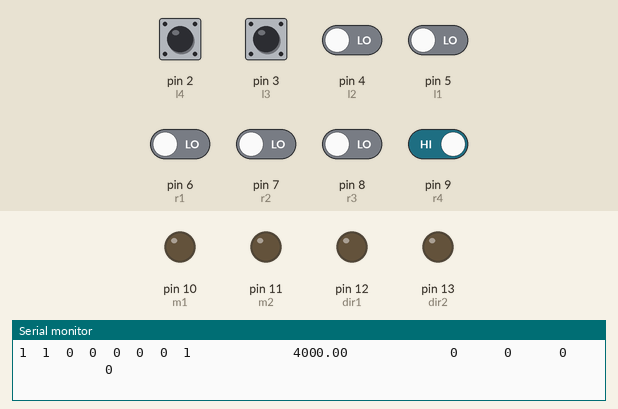
Simulated run of this sketch. Board: Arduino Uno, built with avr-gcc and run on an emulated ATmega328P. On the bench: output pins drawn as LEDs (lit = HIGH), the last lines printed to the serial monitor. The inputs (shaded band) are chosen by the test bench; at power-on: pin 2 (l4), pin 3 (l3), pin 9 (r4) HIGH, pin 4 (l2), pin 5 (l1), pin 6 (r1), pin 7 (r2), pin 8 (r3) LOW.

Above: at 1.2 s.
1.3 s: pin 8 (r3) driven HIGH
At 2.1 s:
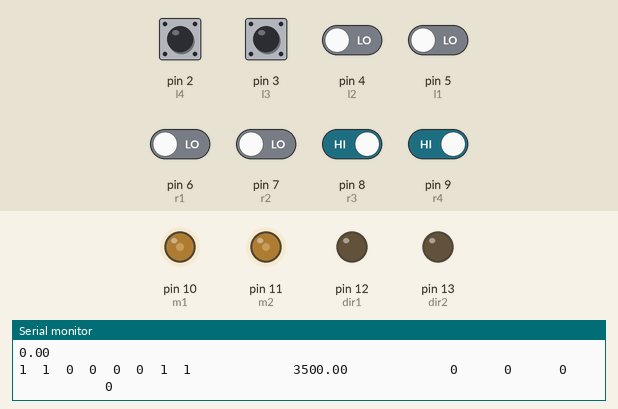
2.8 s: pin 4 (l2) driven HIGH
At 2.95 s:
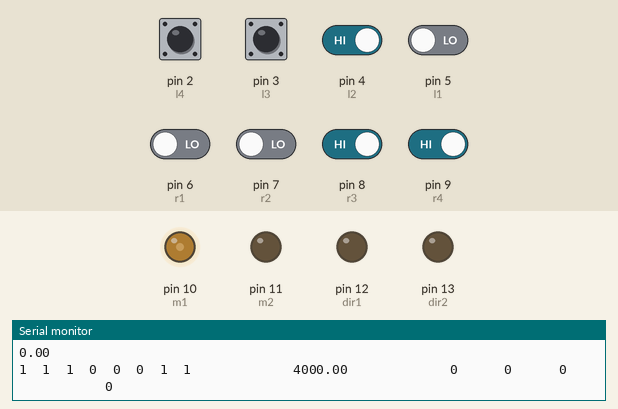
4.4 s: pin 7 (r2) driven HIGH
At 4.9 s:
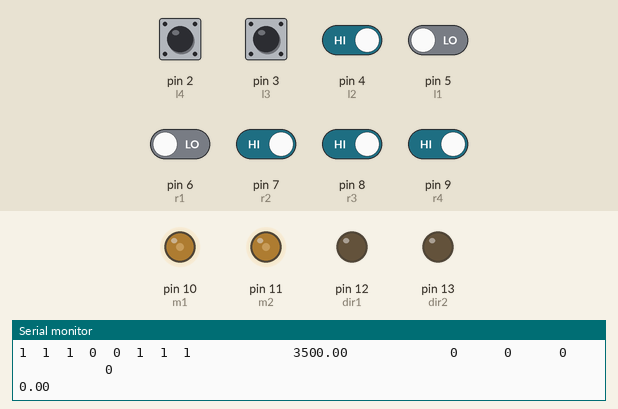
6.0 s: pin 6 (r1) driven HIGH
At 7.3 s:
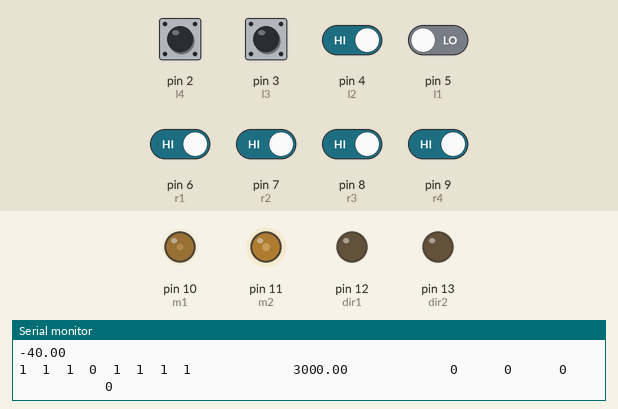
7.6 s: pin 9 (r4) driven LOW
At 10.1 s:
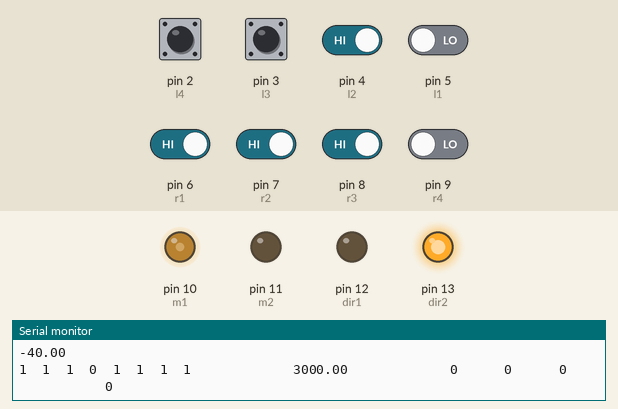
Timing chart, 0 to 11.1 s (numbered marks = the images above; inputs shaded):
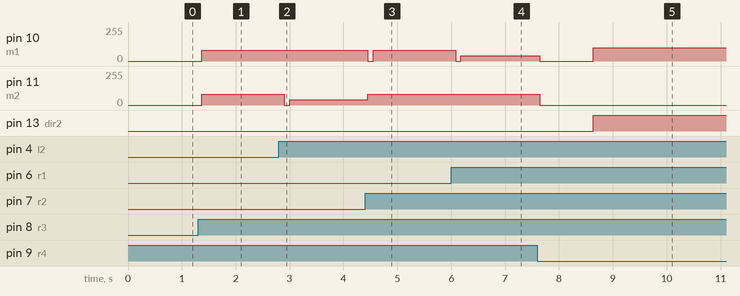

Measured:
- after the input at 1.3 s, pin 10 (m1), pin 11 (m2): 0/255 → 80/255 after 0.07 s
- after the input at 2.8 s, pin 11 (m2): 80/255 → 0/255 after 0.10 s, → 40/255 0.10 s later
- after the input at 4.4 s, pin 10 (m1): 80/255 → 0/255 after 0.05 s, → 80/255 0.10 s later; pin 11 (m2): 40/255 → 80/255 after 0.05 s
- after the input at 6.0 s, pin 10 (m1): 80/255 → 0/255 after 0.08 s, → 40/255 0.10 s later
- after the input at 7.6 s, pin 10 (m1): 40/255 → 0/255 at once, → 100/255 1.0 s later; pin 11 (m2): 80/255 → 0/255 at once; pin 13 (dir2): LOW → HIGH after 1.0 s

The sketch:

line_follower_advance_with_pid.ino
```cpp
int left_1 = 0;
int left_2 = 0;
int left_3 = 0;
int left_4 = 0;
int right_1 = 0 ;
int right_2 = 0 ;
int right_3 = 0 ;
int right_4 = 0 ;

int left_junc = 0;
int right_junc = 0;
int bidir_junc = 0;
int nothing = 0;

float average = 0;
int sum = 0;
int ir_count = 0;
int flag, i;
float diff = 0;
int check=0;


#define WHITE 0
#define BLACK 1

#define l4 2
#define l3 3
#define l2 4
#define l1 5
#define r1 6
#define r2 7
#define r3 8
#define r4 9

#define dir1 12
#define dir2 13
#define m1 10
#define m2 11
float set_point = 3500;
float proportional = 0;
float derivative = 0;
float last_proportional = 0;
float integral = 0;
float Kp = 0.08;
//float Ki = 0.03;
float Kd = 1.6;
float pos=0;
void setup() {
  for (i = 2; i <= 9; i++)
    pinMode(i, INPUT);

  pinMode(dir1, OUTPUT);
  pinMode(m1, OUTPUT);
  pinMode(dir2, OUTPUT);
  pinMode(m2, OUTPUT);
  Serial.begin(9600);
}

void read_sensor()
{ left_1     = digitalRead(l1);
  left_2     = digitalRead(l2);
  left_3     = digitalRead(l3);
  left_4     = digitalRead(l4);
  right_1    = digitalRead(r1);
  right_2    = digitalRead(r2);
  right_3    = digitalRead(r3);
  right_4    = digitalRead(r4);
}
void print_all_ir()
{
  Serial.print(left_4);
  Serial.print("  ");
  Serial.print(left_3);
  Serial.print("  ");
  Serial.print(left_2);
  Serial.print("  ");
  Serial.print(left_1);
  Serial.print("  ");
  Serial.print(right_1);
  Serial.print("  ");
  Serial.print(right_2);
  Serial.print("  ");
  Serial.print(right_3);
  Serial.print("  ");
  Serial.print(right_4);
  Serial.print("             ");
  Serial.print(diff);
  Serial.print("             ");
  Serial.print(left_junc);
  Serial.print("      ");
  Serial.print(right_junc);
  Serial.print("      ");
  Serial.print(bidir_junc);
  Serial.print("             ");
  Serial.println(nothing);
}

float find_diff()
{ sum = 0; ir_count = 0;
  for (i = 1; i <= 8; i++)
  { flag = 0;
    if (digitalRead(i + 1) == WHITE )
    { ir_count++;
      flag = 1;
    }
    if(i>=2 && i <=7)
      sum = sum + 1000 * (i-1) * flag;
  }
  average = sum / ir_count;
  return ((float)average) ;
}

void no_reading()
{ nothing++;
  Serial.println("Nothing me hai");
  while ( (digitalRead(l3) != WHITE && digitalRead(r3) != WHITE) && (( digitalRead(l2) != WHITE && digitalRead(r2) != WHITE ) && (digitalRead(l1) != WHITE && digitalRead(r1) != WHITE)))
    forward();
}

void straight()
{ //Serial.println("ELSE me hi ja raha hai");
  digitalWrite(dir1, LOW);
  digitalWrite(dir2, LOW);
  /*
  positio = find_diff();
  Serial.println("position = ");
  Serial.println(positio);
  proportional = positio – set_point; //replace your position value at set point
  derivative = proportional – last_proportional;
  integral = integral + proportional;
  last_proportional = proportional;
  // Kp = 0.08;
  // Ki = 0.0002;
  // Kd = 1.0;
  diff = proportional * Kp + integral * Ki + derivative * Kd;
  */
  pos = find_diff();
  proportional = pos - set_point;
  derivative = proportional - last_proportional;
  //integral = integral + proportional;
  last_proportional = proportional;
  diff = (proportional* Kp) + (derivative * Kd);
  Serial.println(diff);
  if(diff > 80 )
   diff = 80;
  if(diff < (-80))
   diff = -80 ;
  //diff = map(diff,-70,70,-30,30);
  if (diff < 0)
  { analogWrite(m1, 80 + diff);
    analogWrite(m2, 80);
  }
  else if (diff > 0)
  { analogWrite(m1, 80 );
    analogWrite(m2, 80 - diff );
  }
  else
  { analogWrite(m1, 80);
    analogWrite(m2, 80);
  }
  delay(5);
}

void forward()
{ digitalWrite(dir1, LOW);
  analogWrite(m1, 80);
  digitalWrite(dir2, LOW);
  analogWrite(m2, 80);
  delay(1);
}
void stop_all()
{ digitalWrite(dir1, LOW);
  analogWrite(m1, 0);
  digitalWrite(dir2, LOW);
  analogWrite(m2, 0);
  delay(1);
}

void sharp_left()
{ digitalWrite(dir1, HIGH);
  analogWrite(m1, 0);
  digitalWrite(dir2, LOW);
  analogWrite(m2, 100);
  delay(5);
}
void sharp_right()
{ digitalWrite(dir1, LOW);
  analogWrite(m1, 100);
  digitalWrite(dir2, HIGH);
  analogWrite(m2, 0);
  delay(5);
}

void power_left()
{ digitalWrite(dir1, HIGH);
  analogWrite(m1, 80);
  digitalWrite(dir2, LOW);
  analogWrite(m2, 80);
  delay(5);
}
void power_right()
{ digitalWrite(dir1, LOW);
  analogWrite(m1, 80);
  digitalWrite(dir2, HIGH);
  analogWrite(m2, 80);
  delay(5);
}

void go_straight()
{
  while (digitalRead(l4) != BLACK || digitalRead(r4) != BLACK)
    forward();
}

void angle_left()
{ while ( digitalRead(l4) != BLACK  )
    power_left();
  while (digitalRead(l2) != BLACK)
    sharp_left();

}

void angle_right()
{ while ( digitalRead(r4) != BLACK  )
    power_right();
  while (digitalRead(r2) != BLACK)
    sharp_right();

}

void take_left()
{ while (digitalRead(l4) != BLACK || digitalRead(l2) != BLACK)
    sharp_left();
  while (digitalRead(r2) != WHITE )
    sharp_left();
}

void take_right()
{ while (digitalRead(r4) != BLACK || digitalRead(r2) != BLACK)
    sharp_right();
  while (digitalRead(l2) != WHITE )
    sharp_right();
}

void check_from_left()
{ check =0;
  for(i=0;i<30;i++)
  { sharp_left();
    if((digitalRead(l4) == WHITE && digitalRead(r4) == WHITE ) && (digitalRead(l3) == WHITE && digitalRead(r3) == WHITE))
    {  check=1;
       return ;
    }
  }
  stop_all();
  for(i=0;i<30;i++)
  {
  digitalWrite(dir1, HIGH);
  analogWrite(m1, 0);
  digitalWrite(dir2, HIGH);
  analogWrite(m2, 100);
  delay(5);
  }
}

void T_junction()
{ bidir_junc++;
  stop_all();
  delay(1000);
  //if (bidir_junc == 1)
  take_right();
}

void L_junction()
{ left_junc++;
  stop_all();
  delay(1000);
  /*check_from_left();
  if(check == 1)
    T_junction();
  else
    left_junc++;
    if(left_junc == 1)
      go_straight();
    else if(left_junc == 3)
      angle_left();*/
    if(left_junc == 1 || left_junc == 4)
      go_straight();
    else if(left_junc == 2)
      angle_left();
    else
      take_left();
}

void R_junction()
{ right_junc++;
  stop_all();
  delay(1000);
 /*if(right_junc == 1)
    go_straight();
  else if(right_junc == 3)
    angle_right();
  else*/
    take_right();
}


void loop() {
  read_sensor();
  diff = find_diff();
  print_all_ir();
  if (ir_count == 0)
    no_reading();
  else if ((digitalRead(l4) == WHITE && digitalRead(r4) == WHITE ) && (digitalRead(l3) == WHITE && digitalRead(r3) == WHITE))
    T_junction();
  else if ((digitalRead(l4) == WHITE && digitalRead(r4) == BLACK))
    L_junction();
  else if ((digitalRead(l4) == BLACK && digitalRead(r4) == WHITE))
    R_junction();
  else if (digitalRead(l3) == BLACK && digitalRead(r3) == BLACK)
    straight();
}
```
